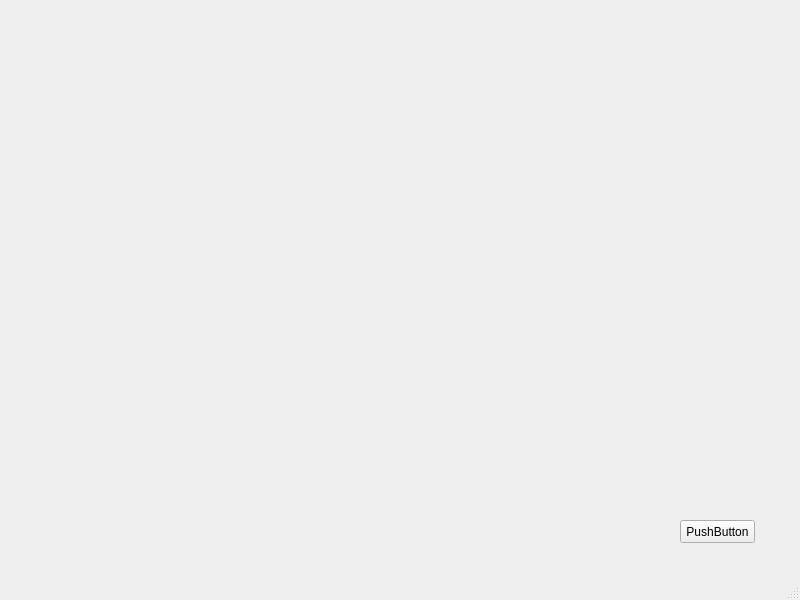
<?xml version="1.0" encoding="UTF-8"?>
<ui version="4.0">
 <class>MainWindow</class>
 <widget class="QMainWindow" name="MainWindow">
  <property name="geometry">
   <rect>
    <x>0</x>
    <y>0</y>
    <width>800</width>
    <height>600</height>
   </rect>
  </property>
  <property name="windowTitle">
   <string>MainWindow</string>
  </property>
  <widget class="QWidget" name="centralwidget">
   <widget class="QPushButton" name="pushButton">
    <property name="geometry">
     <rect>
      <x>680</x>
      <y>520</y>
      <width>75</width>
      <height>23</height>
     </rect>
    </property>
    <property name="text">
     <string>PushButton</string>
    </property>
   </widget>
  </widget>
  <widget class="QMenuBar" name="menubar">
   <property name="geometry">
    <rect>
     <x>0</x>
     <y>0</y>
     <width>800</width>
     <height>21</height>
    </rect>
   </property>
  </widget>
  <widget class="QStatusBar" name="statusbar"/>
 </widget>
 <resources/>
 <connections/>
</ui>
